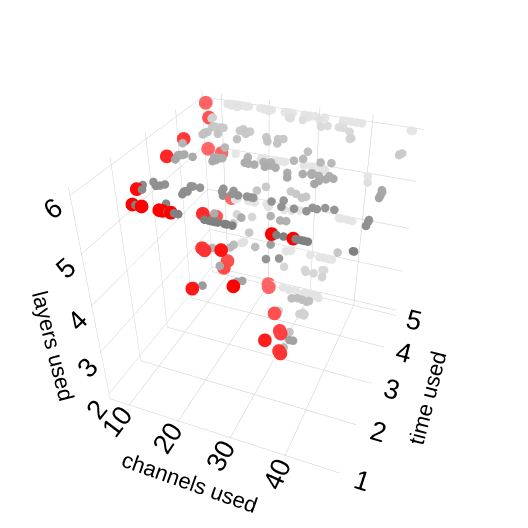

Notebook code for this chart:
### Code cell
import plotly.graph_objs as go
import plotly.offline as pyo

def pareto_indices(df, cost_x, cost_y, cost_z):
    data = df[[cost_x, cost_y, cost_z]].copy()
    data[cost_x] = -data[cost_x]
    data[cost_y] = -data[cost_y]
    data[cost_z] = -data[cost_z]
    data = data.values
    is_pareto = np.ones(data.shape[0], dtype=bool)
    for i, point in enumerate(data):
        if is_pareto[i]:
            mask = np.all(data <= point, axis=1) & np.any(data < point, axis=1)
            is_pareto[mask] = False
    return is_pareto

for acc in [0.7, 0.75, 0.8, 0.85]:
    pareto_df = model_df[model_df["accuracy"] >= acc].copy()
    pareto_mask = pareto_indices(pareto_df, "channels_used", "layers_used", "time_used")
    p = pareto_df[pareto_mask]
    print(f"\nAccuracy >= {acc} ({len(p)} Pareto models):")
    print(f"  channels: {p['channels_used'].min():.1f} – {p['channels_used'].max():.1f}")
    print(f"  layers:   {p['layers_used'].min():.1f} – {p['layers_used'].max():.1f}")
    print(f"  time:     {p['time_used'].min():.2f} – {p['time_used'].max():.2f}")

# for acc in [0.7, 0.75, 0.8, 0.85, 0.9]:
#     pareto_df = model_df[model_df["accuracy"] >= acc].copy()
#     pareto_mask = pareto_indices(pareto_df, "channels_used", "layers_used", "time_used")
#     pareto_df["is_pareto"] = pareto_mask

#     # count how many in pareto set
#     print(f"Models with accuracy above {acc}: {len(pareto_df)}, Pareto-optimal models: {pareto_mask.sum()}")


pareto_df = model_df[model_df["accuracy"] >= 0.7].copy()
pareto_mask = pareto_indices(pareto_df, "channels_used", "layers_used", "time_used")
pareto_df["is_pareto"] = pareto_mask

# count how many in pareto set
print(f"Total models: {len(pareto_df)}, Pareto-optimal models: {pareto_mask.sum()}")


fig = go.Figure()

from matplotlib.colors import to_rgba

for is_p, group in pareto_df.groupby("is_pareto"):
    # Normalize the "depth" axis to 0-1
    depth = group["time_used"]
    depth_norm = (depth - depth.min()) / (depth.max() - depth.min() + 1e-8)

    base_color = "red" if is_p else "gray"
    r, g, b, _ = to_rgba(base_color)

    # Map depth to brightness (0 = dark/far, 1 = full color/near)
    b_min, b_max = (0.0, 0.4) if is_p else (0.0, 0.8)
    brightnesses = b_min + depth_norm * (b_max - b_min)

    # Interpolate towards white: blend base color with white by brightness
    colors = [
        f"rgba({int((r + (1-r)*br)*255)},{int((g + (1-g)*br)*255)},{int((b + (1-b)*br)*255)},1)"
        for br in brightnesses
    ]
    
    
    fig.add_trace(go.Scatter3d(
        z=group["layers_used"],
        x=group["time_used"],
        y=group["channels_used"],
        mode="markers",
        marker=dict(
            size=8 if is_p else 5,
            color=colors,
            line=dict(width=0),
        ),
        name="Pareto" if is_p else "Non-Pareto",
    ))

fig.update_layout(
    height=WIDTH * 0.5, width=WIDTH * 0.5,
    margin=dict(l=0, r=0, t=0, b=0),
    scene=dict(
    zaxis=dict(
        title="layers used",
        tickvals=[1, 2, 3, 4, 5, 6],
        ticktext=["1", "2", "3", "4", "5", "6"],
    ),
    yaxis=dict(
        title="channels used",
        tickvals=[5, 10, 20, 30, 40],
        ticktext=["5", "10", "20", "30", "40"],
    ),
    xaxis=dict(
        title="time used",
        autorange="reversed",
        tickvals=[1, 2, 3, 4, 5],
        ticktext=["1", "2", "3", "4", "5"],
    ),
),
    # scene=dict(
    #     zaxis=dict(title="layers used"),
    #     yaxis=dict(title="channels used"),
    #     xaxis=dict(title="time used", autorange="reversed"),
    # ),
    scene_camera=dict(
        eye=dict(x=2.0, y=0.8, z=1.5)
    ),
)


pyo.iplot(fig)
fig.write_html(str(figures_dir / "breadth_depth_time_pareto_3d_scatter.html"))

### Figure 1 — Plotly figure (JSON) as saved in the notebook; plotly's stock layout.template omitted (floating-point values rounded to 4 significant figures; data arrays with more than 128 entries replaced by an {"elided": "..."} marker saying what was removed)
{"data": [{"marker": {"color": {"elided": "339 str values"}, "line": {"width": 0}, "size": 5}, "mode": "markers", "name": "Non-Pareto", "type": "scatter3d", "x": {"elided": "339 float values"}, "y": {"elided": "339 float values"}, "z": {"elided": "339 int values"}}, {"marker": {"color": ["rgba(255,0,0,1)", "rgba(255,51,51,1)", "rgba(255,30,30,1)", "rgba(255,66,66,1)", "rgba(255,0,0,1)", "rgba(255,0,0,1)", "rgba(255,42,42,1)", "rgba(255,0,0,1)", "rgba(255,99,99,1)", "rgba(255,80,80,1)", "rgba(255,10,10,1)", "rgba(255,99,99,1)", "rgba(255,99,99,1)", "rgba(255,101,101,1)", "rgba(255,0,0,1)", "rgba(255,52,52,1)", "rgba(255,0,0,1)", "rgba(255,52,52,1)", "rgba(255,101,101,1)", "rgba(255,82,82,1)", "rgba(255,39,39,1)", "rgba(255,74,74,1)", "rgba(255,0,0,1)", "rgba(255,65,65,1)", "rgba(255,19,19,1)", "rgba(255,22,22,1)", "rgba(255,79,79,1)", "rgba(255,0,0,1)", "rgba(255,51,51,1)", "rgba(255,57,57,1)", "rgba(255,101,101,1)", "rgba(255,80,80,1)"], "line": {"width": 0}, "size": 8}, "mode": "markers", "name": "Pareto", "type": "scatter3d", "x": [1.103, 3.004, 2.241, 3.585, 1.103, 1.103, 2.668, 1.103, 4.787, 4.098, 1.494, 4.803, 4.775, 4.885, 1.103, 3.055, 1.103, 3.049, 4.885, 4.173, 2.563, 3.865, 1.103, 3.518, 1.835, 1.954, 4.033, 1.103, 3.006, 3.226, 4.854, 4.1], "y": [39.83, 31.0, 31.0, 28.5, 21.83, 20.5, 17.8, 17.17, 21.0, 14.67, 13.83, 10.6, 7.833, 7.2, 31.0, 30.5, 20.0, 15.0, 20.5, 11.67, 12.5, 15.0, 36.83, 29.0, 25.4, 19.0, 25.5, 15.67, 15.75, 11.83, 12.25, 12.5], "z": [6, 2, 3, 2, 6, 6, 5, 6, 2, 3, 6, 5, 6, 5, 5, 2, 6, 4, 2, 6, 6, 3, 6, 2, 5, 4, 2, 6, 4, 6, 4, 4]}], "layout": {"height": 528, "margin": {"b": 0, "l": 0, "r": 0, "t": 0}, "scene": {"camera": {"eye": {"x": 2, "y": 0.8, "z": 1.5}}, "xaxis": {"autorange": "reversed", "ticktext": ["1", "2", "3", "4", "5"], "tickvals": [1, 2, 3, 4, 5], "title": {"text": "time used"}}, "yaxis": {"ticktext": ["5", "10", "20", "30", "40"], "tickvals": [5, 10, 20, 30, 40], "title": {"text": "channels used"}}, "zaxis": {"ticktext": ["1", "2", "3", "4", "5", "6"], "tickvals": [1, 2, 3, 4, 5, 6], "title": {"text": "layers used"}}}, "width": 528}}
